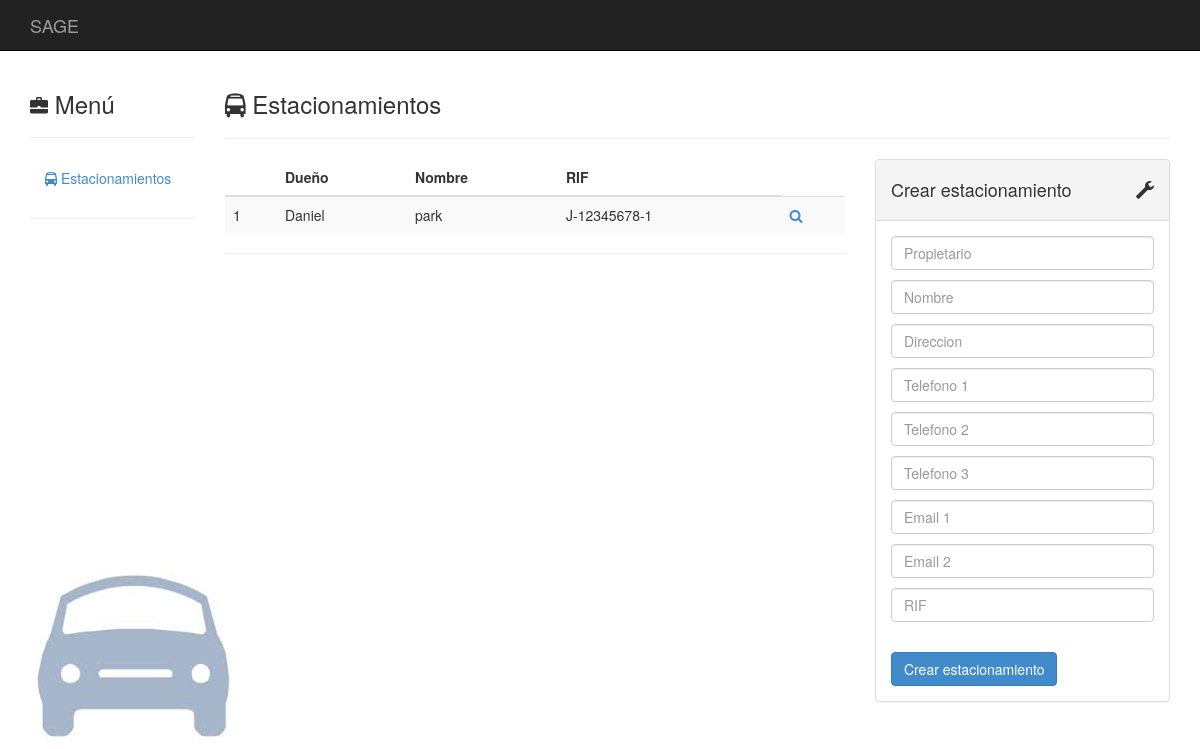
/estacionamientos/, run on an earlier commit of the app's database.
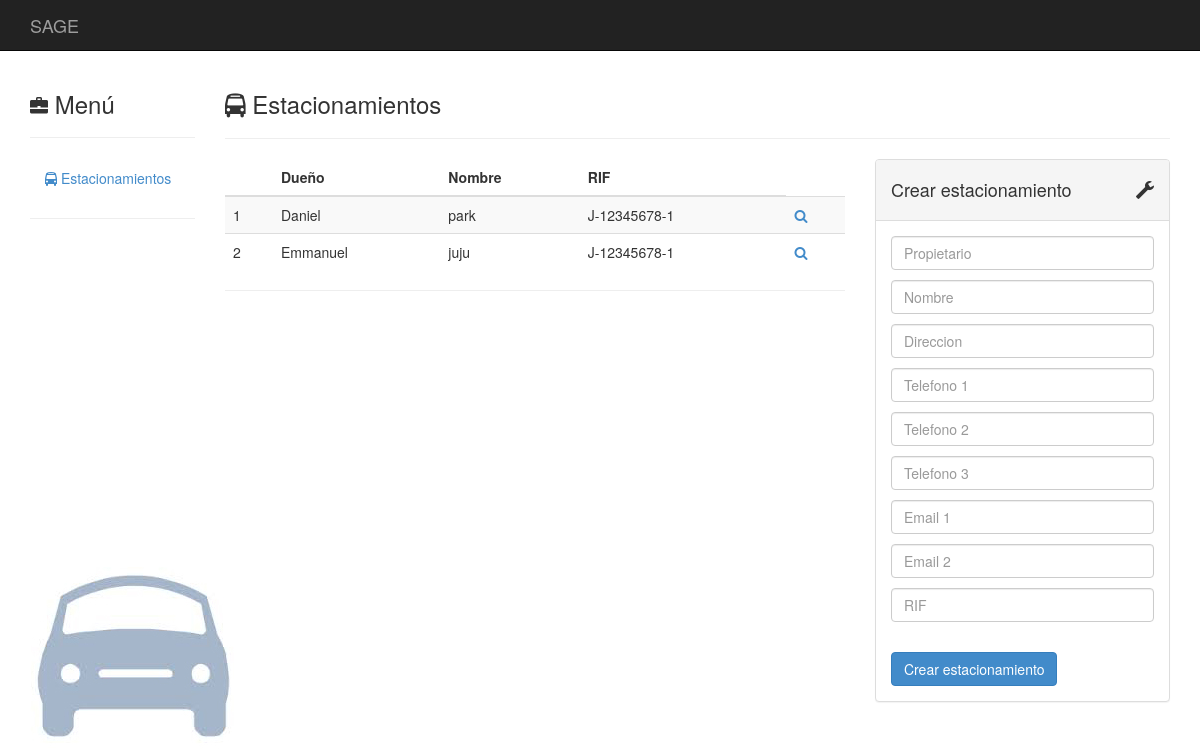
And on a later commit of the database.
### estacionamientos/models.py (models this page shows, shortened)
class Estacionamiento(models.Model):
	Propietario = models.CharField(max_length = 50, help_text = "Nombre Propio")
	Nombre = models.CharField(max_length = 50)
	Direccion = models.TextField(max_length = 120)
	Telefono_1 = models.CharField(blank = True, null = True, max_length = 30)
	Telefono_2 = models.CharField(blank = True, null = True, max_length = 30)
	Telefono_3 = models.CharField(blank = True, null = True, max_length = 30)
	Email_1 = models.EmailField(blank = True, null = True)
	Email_2 = models.EmailField(blank = True, null = True)
	Rif = models.CharField(max_length = 12)
	Tarifa = models.ForeignKey(Tarifa, default = None, blank = True, null = True)
	monto_tarifa = models.CharField(max_length = 50, blank = True, null = True)
	Apertura = models.TimeField(blank = True, null = True)
	Cierre = models.TimeField(blank = True, null = True)
	Reservas_Inicio = models.TimeField(blank = True, null = True)
	Reservas_Cierre = models.TimeField(blank = True, null = True)
	NroPuesto = models.IntegerField(blank = True, null = True)

### estacionamientos/views.py (the view)
def estacionamientos_all(request):
    global listaReserva
    listaReserva = []
    estacionamientos = Estacionamiento.objects.all()
    if request.method == 'POST':
            form = EstacionamientoForm(request.POST)
            if len(estacionamientos) >= 5:
                    return render(request, 'templateMensaje.html',
                                  {'color':'red', 'mensaje':'No se pueden agregar más estacionamientos'})
            if form.is_valid():
                obj = Estacionamiento(
                        Propietario = form.cleaned_data['propietario'],
                        Nombre = form.cleaned_data['nombre'],
                        Direccion = form.cleaned_data['direccion'],
                        Rif = form.cleaned_data['rif'],
                        Telefono_1 = form.cleaned_data['telefono_1'],
                        Telefono_2 = form.cleaned_data['telefono_2'],
                        Telefono_3 = form.cleaned_data['telefono_3'],
                        Email_1 = form.cleaned_data['email_1'],
                        Email_2 = form.cleaned_data['email_2']
                )
                obj.save()
                estacionamientos = Estacionamiento.objects.all()
    else:
        form = EstacionamientoForm()
    return render(request, 'base.html', {'form': form, 'estacionamientos': estacionamientos})

### templates/base.html (shortened to what this page needs)
{% load staticfiles %}
<!DOCTYPE html>
<html lang="es"><head>
    <link href="{% static 'css/bootstrap.min.css'%}" rel="stylesheet">
    <link href="{% static 'css/base.css'%}" rel="stylesheet">
    <link href="{% static 'css/font-awesome.min.css'%}" rel="stylesheet">
   </head>
    <div id="top-nav" class="navbar navbar-inverse navbar-static-top">
      <div class="container">
        <div class="navbar-header">
          <div class="navbar-brand" href="#">
            SAGE
          </div>
        </div>
        <div class="navbar-collapse collapse">
        </div>
      </div>
    </div>
    <div class="container">
      <div class="row">
        <div class="col-sm-2">
          <h3>
            <i class="glyphicon glyphicon-briefcase">
            </i>
            Menú
          </h3>
          <hr>
          <ul class="nav nav-stacked">
            <li>
              <a href=".">
                <i class="fa fa-bus"></i>
                Estacionamientos
              </a>
            </li>
          </ul>
          <hr>
        </div>
<div class="col-sm-10">
       <h3><i class="fa fa-bus"></i> Estacionamientos</h3>
       <hr>
     <div class="row">
       <div class="col-md-8">
      <table class="table table-striped">
      {% if estacionamientos %}
        <thead>
          <tr><th></th><th>Dueño</th><th>Nombre</th><th>RIF</th></tr>
        </thead>
        <tbody>
        {% for obj in estacionamientos %}
          <tr><td>{{forloop.counter}}</td><td>{{obj.Propietario}}</td><td>{{obj.Nombre}}</td><td>{{obj.Rif}}</td><td><a href="./{{obj.id}}"><i class="fa fa-search"></i></a> </td></tr>
        {% endfor %}
        </tbody>
        {% else %}
       <h3>No hay estacionamientos</h3>
      {% endif %}
      </table>
      <hr>
    </div><div class="col-md-4">
          <div class="panel panel-default">
            <div class="panel-heading">
              <div class="panel-title">
                <i class="glyphicon glyphicon-wrench pull-right">
                </i>
                <h4>
                  Crear estacionamiento
                </h4>
              </div>
            </div>
            <div class="panel-body">
              <form action="." method="post" class="form form-vertical">
              {% for field in form %}
                <div class="control-group">
                  <div class="controls">
                    <input type="text" class="form-control" name="{{field.name}}" placeholder="{{field.label}}" for="id_{{field.name}}"><p>
                  </div>
                </div>
              {% endfor %}
                <div class="control-group">
                  <div class="controls">
                    <button type="submit" class="btn btn-primary">
                      Crear estacionamiento
                    </button>
                  </div>
                </div>
              </form>
            </div>
          </div>
        </div></div>
    </div>
      </div>
    </div>
</body></html>

What changed in the data, as far as the page shows it:
added Estacionamiento: Propietario "Emmanuel", Nombre "juju", Rif "J-12345678-1"
